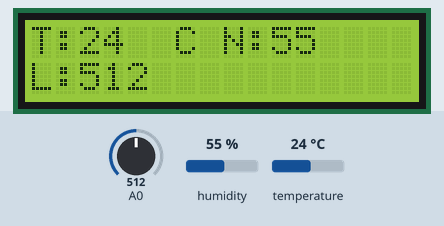
The sketch below on a simulated Arduino Uno, built with avr-gcc and run on an emulated ATmega328P. On the bench: 16×2 character LCD. Wiring (inferred from the names in the program): DHT11 sensor: data pin 15; character LCD (HD44780): RS pin 12; E pin 13; data pin 7, pin 8, pin 18, pin 19. The inputs (shaded band) are chosen by the test bench; at power-on: humidity 55 %, A0 = 512, temperature 24 °C. What the sketch prints to the serial monitor is not drawn.

Above: at 3.9 s.
4.0 s: humidity set to 22 %
At 6.0 s:
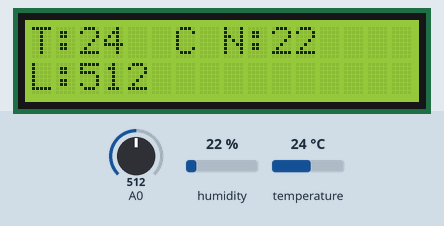
6.9 s: A0 set to 716
At 8.2 s:
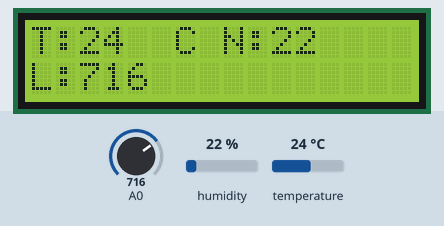
9.8 s: temperature set to 12 °C
At 12.4 s:
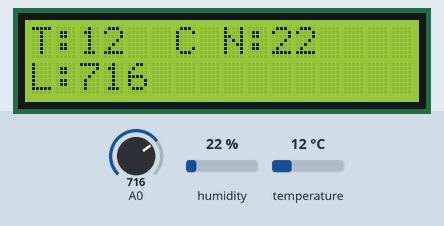
13.0 s: A0 set to 985
At 14.5 s:
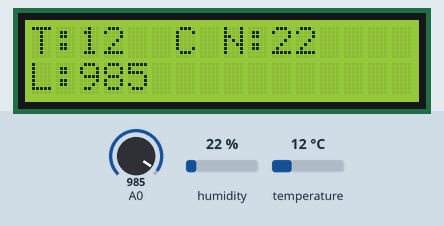
15.9 s: A0 set to 1007
At 18.9 s:
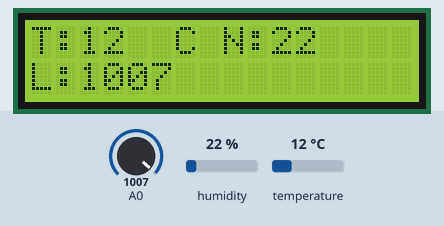
19.2 s: humidity set to 40 %
At 21.0 s:
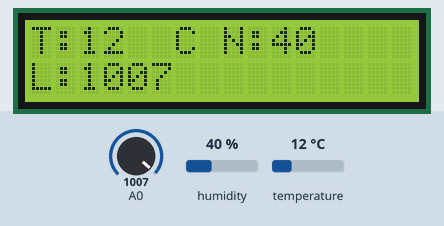
Timing chart, 0 to 22.5 s (numbered marks = the images above; inputs shaded):
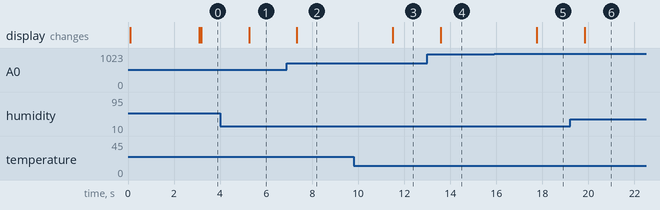

The sketch:

project-2.ino
```cpp
#include <avr/io.h>
#include <util/delay.h>
#include <stdint.h>

#define LCD_RS PB4
#define LCD_E  PB5
#define LCD_D4 PD7
#define LCD_D5 PB0
#define LCD_D6 PC4
#define LCD_D7 PC5

#define LCD_CLEAR           0x01
#define LCD_HOME            0x02
#define LCD_ENTRY_MODE      0x06
#define LCD_DISPLAY_ON      0x0C
#define LCD_4BIT_2LINE      0x28
#define LCD_LINE1           0x80
#define LCD_LINE2           0xC0

#define ADC_CHANNEL_LDR  0

#define DHT11_PIN       PC1
#define DHT11_DDR       DDRC
#define DHT11_PORT      PORTC
#define DHT11_PIN_REG   PINC

typedef struct {
    uint8_t humidity_int;
    uint8_t humidity_dec;
    uint8_t temperature_int;
    uint8_t temperature_dec;
    uint8_t checksum;
    uint8_t valid;
} DHT11_Data;

void lcd_port_init(void) {
    DDRB |= (1 << LCD_RS) | (1 << LCD_E);
    PORTB &= ~((1 << LCD_RS) | (1 << LCD_E));

    DDRD |= (1 << LCD_D4);
    DDRB |= (1 << LCD_D5);
    DDRC |= (1 << LCD_D6) | (1 << LCD_D7);
    PORTD &= ~(1 << LCD_D4);
    PORTB &= ~(1 << LCD_D5);
    PORTC &= ~((1 << LCD_D6) | (1 << LCD_D7));
}

void lcd_enable_pulse(void) {
    PORTB |= (1 << LCD_E);
    _delay_us(1);
    PORTB &= ~(1 << LCD_E);
    _delay_us(50);
}

void lcd_write_nibble(uint8_t nibble) {
    if (nibble & 0x01) PORTD |= (1 << PD7); else PORTD &= ~(1 << PD7);
    if (nibble & 0x02) PORTB |= (1 << PB0); else PORTB &= ~(1 << PB0);
    if (nibble & 0x04) PORTC |= (1 << PC4); else PORTC &= ~(1 << PC4);
    if (nibble & 0x08) PORTC |= (1 << PC5); else PORTC &= ~(1 << PC5);

    lcd_enable_pulse();
}

void lcd_write_byte(uint8_t byte, uint8_t mode) {
    if (mode) {
        PORTB |= (1 << LCD_RS);
    } else {
        PORTB &= ~(1 << LCD_RS);
    }

    lcd_write_nibble(byte >> 4);
    lcd_write_nibble(byte & 0x0F);
    _delay_us(50);
}

void lcd_command(uint8_t cmd) {
    lcd_write_byte(cmd, 0);
}

void lcd_data(uint8_t data) {
    lcd_write_byte(data, 1);
}

void lcd_init(void) {
    lcd_port_init();
    _delay_ms(50);

    lcd_write_nibble(0x03);
    _delay_ms(5);
    lcd_write_nibble(0x03);
    _delay_us(150);
    lcd_write_nibble(0x03);
    _delay_us(150);
    lcd_write_nibble(0x02);
    _delay_us(150);

    lcd_command(LCD_4BIT_2LINE);
    lcd_command(LCD_DISPLAY_ON);
    lcd_command(LCD_CLEAR);
    _delay_ms(2);
    lcd_command(LCD_ENTRY_MODE);
}

void lcd_clear(void) {
    lcd_command(LCD_CLEAR);
    _delay_ms(2);
}

void lcd_gotoxy(uint8_t x, uint8_t y) {
    uint8_t address = (y == 0) ? (LCD_LINE1 + x) : (LCD_LINE2 + x);
    lcd_command(address);
}

void lcd_putc(char c) {
    lcd_data(c);
}

void lcd_puts(const char *str) {
    while (*str) {
        lcd_putc(*str++);
    }
}

void adc_init(void) {
    ADMUX = (1 << REFS0);
    ADCSRA = (1 << ADEN) | (1 << ADPS2) | (1 << ADPS1) | (1 << ADPS0);
    adc_read(0);
}

uint16_t adc_read(uint8_t channel) {
    channel &= 0x07;
    ADMUX = (ADMUX & 0xF8) | channel;
    ADCSRA |= (1 << ADSC);
    while (ADCSRA & (1 << ADSC));
    ADCSRA |= (1 << ADIF);
    return ADC;
}

uint16_t read_ldr(void) {
    return adc_read(ADC_CHANNEL_LDR);
}

void dht11_start(void) {
    DHT11_DDR |= (1 << DHT11_PIN);
    DHT11_PORT &= ~(1 << DHT11_PIN);
    _delay_ms(20);
    DHT11_PORT |= (1 << DHT11_PIN);
    _delay_us(40);
    DHT11_DDR &= ~(1 << DHT11_PIN);
}

uint8_t dht11_check_response(void) {
    uint8_t timeout;

    timeout = 0;
    while (DHT11_PIN_REG & (1 << DHT11_PIN)) {
        _delay_us(1);
        if (++timeout > 100) return 0;
    }

    timeout = 0;
    while (!(DHT11_PIN_REG & (1 << DHT11_PIN))) {
        _delay_us(1);
        if (++timeout > 100) return 0;
    }

    timeout = 0;
    while (DHT11_PIN_REG & (1 << DHT11_PIN)) {
        _delay_us(1);
        if (++timeout > 100) return 0;
    }

    return 1;
}

uint8_t dht11_read_byte(void) {
    uint8_t byte = 0;

    for (uint8_t i = 0; i < 8; i++) {
        while (!(DHT11_PIN_REG & (1 << DHT11_PIN)));
        _delay_us(30);

        if (DHT11_PIN_REG & (1 << DHT11_PIN)) {
            byte |= (1 << (7 - i));
        }

        while (DHT11_PIN_REG & (1 << DHT11_PIN));
    }

    return byte;
}

DHT11_Data dht11_read(void) {
    DHT11_Data data = {0};

    dht11_start();

    if (!dht11_check_response()) {
        data.valid = 0;
        return data;
    }

    data.humidity_int = dht11_read_byte();
    data.humidity_dec = dht11_read_byte();
    data.temperature_int = dht11_read_byte();
    data.temperature_dec = dht11_read_byte();
    data.checksum = dht11_read_byte();

    uint8_t calculated_sum = data.humidity_int + data.humidity_dec +
                             data.temperature_int + data.temperature_dec;

    data.valid = (calculated_sum == data.checksum) ? 1 : 0;

    return data;
}

void reverse_string(char *str, uint8_t length) {
    uint8_t start = 0;
    uint8_t end = length - 1;

    while (start < end) {
        char temp = str[start];
        str[start] = str[end];
        str[end] = temp;
        start++;
        end--;
    }
}

void int_to_string(uint16_t num, char *str) {
    uint8_t i = 0;

    if (num == 0) {
        str[0] = '0';
        str[1] = '\0';
        return;
    }

    while (num > 0) {
        str[i++] = (num % 10) + '0';
        num /= 10;
    }

    str[i] = '\0';
    reverse_string(str, i);
}

void uart_init(void) {
    UBRR0H = 0;
    UBRR0L = 103;
    UCSR0B = (1 << TXEN0);
    UCSR0C = (1 << UCSZ01) | (1 << UCSZ00);
}

void uart_putc(char c) {
    while (!(UCSR0A & (1 << UDRE0)));
    UDR0 = c;
}

void uart_puts(const char *str) {
    while (*str) {
        uart_putc(*str++);
    }
}

void uart_print_num(uint16_t num) {
    char buffer[8];
    int_to_string(num, buffer);
    uart_puts(buffer);
}

int main(void) {
    uart_init();
    lcd_init();
    adc_init();

    uart_puts("\r\n=== DENEY 2 DEBUG ===\r\n");

    lcd_clear();
    lcd_gotoxy(0, 0);
    lcd_puts("  DENEY 2");
    lcd_gotoxy(0, 1);
    lcd_puts("LCD & Sensor");
    _delay_ms(3000);
    lcd_clear();

    lcd_gotoxy(0, 0);
    lcd_puts("T:    C N:   %");
    lcd_gotoxy(0, 1);
    lcd_puts("L:");

    char buffer[8];
    uint8_t error_count = 0;

    while(1) {
        DHT11_Data dht = dht11_read();

        uint16_t light = read_ldr();

        uart_puts("\r\nDHT11: ");
        if (dht.valid) {
            uart_puts("VALID | T=");
            uart_print_num(dht.temperature_int);
            uart_putc('.');
            uart_print_num(dht.temperature_dec);
            uart_puts("C | H=");
            uart_print_num(dht.humidity_int);
            uart_putc('.');
            uart_print_num(dht.humidity_dec);
            uart_puts("% | CHK=");
            uart_print_num(dht.checksum);
        } else {
            uart_puts("INVALID");
        }
        uart_puts(" | Light=");
        uart_print_num(light);

        if (dht.valid) {
            error_count = 0;

            lcd_gotoxy(2, 0);
            if (dht.temperature_int == 0) {
                lcd_puts("0");
            } else {
                int_to_string(dht.temperature_int, buffer);
                lcd_puts(buffer);
            }
            lcd_puts("  ");

            lcd_gotoxy(10, 0);
            int_to_string(dht.humidity_int, buffer);
            lcd_puts(buffer);
            lcd_puts("  ");

        } else {
            error_count++;
            if (error_count >= 3) {
                lcd_gotoxy(2, 0);
                lcd_puts("ERR");
                lcd_gotoxy(10, 0);
                lcd_puts("ERR");
            }
        }

        lcd_gotoxy(2, 1);
        int_to_string(light, buffer);
        lcd_puts(buffer);
        lcd_puts("    ");

        _delay_ms(2000);
    }

    return 0;
}
```

Measured:
- after the input at 4.0 s, the display: changes after 1.3 s (image 1)
- after the input at 6.9 s, the display: changes after 0.44 s (image 2)
- after the input at 9.8 s, the display: changes after 1.7 s (image 3)
- after the input at 13.0 s, the display: changes after 0.58 s (image 4)
- after the input at 15.9 s, the display: changes after 1.8 s (image 5)
- after the input at 19.2 s, the display: changes after 0.63 s (image 6)
